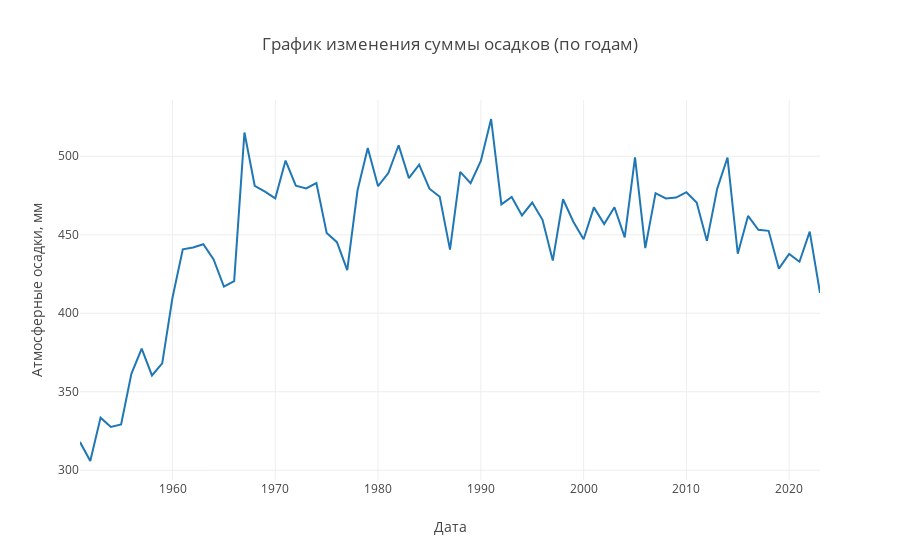

Notebook source saved alongside this figure:
### Code cell
data = dfp[[_p_col]].resample("Y").sum() / 600
layout = go.Layout(
    title="График изменения суммы осадков (по годам)",
    xaxis=dict(title = "Дата", type='date'),
    yaxis=dict(title = "Атмосферные осадки, мм"),
)
precipitation_traces = []
precipitation_traces.append(go.Scatter(x = data.index, y = data[_p_col], name = _p_col))
py.iplot(go.Figure(data=precipitation_traces, layout=layout))
